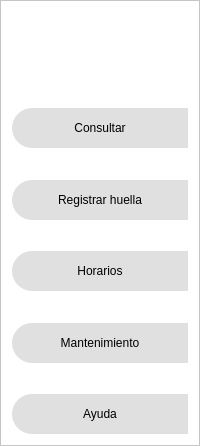
           <widget class="QFrame" name="FR_MenuD">
            <property name="minimumSize">
             <size>
              <width>200</width>
              <height>0</height>
             </size>
            </property>
            <property name="maximumSize">
             <size>
              <width>0</width>
              <height>16777215</height>
             </size>
            </property>
            <property name="styleSheet">
             <string notr="true">QFrame
{
	background-color: rgb(255,255,255);
}

QPushButton

{
	background-color: #e0e0e0 ;
	border-top-left-radius:20px;
	border-bottom-left-radius:20px;
	color:rgb(0,0,0);
	font:77 12pt &quot;Calibri&quot;;
}

QPushButton:hover

{
	background-color:rgb(61,61,61) ;
	border-top-left-radius:20px;
	border-bottom-left-radius:20px;
	color:rgb(255,255,255);
	font:77 12pt &quot;Calibri&quot;;
	
}</string>
            </property>
            <property name="frameShape">
             <enum>QFrame::StyledPanel</enum>
            </property>
            <property name="frameShadow">
             <enum>QFrame::Raised</enum>
            </property>
            <layout class="QVBoxLayout" name="verticalLayout_3">
             <item>
              <spacer name="verticalSpacer_8">
               <property name="orientation">
                <enum>Qt::Vertical</enum>
               </property>
               <property name="sizeHint" stdset="0">
                <size>
                 <width>20</width>
                 <height>25</height>
                </size>
               </property>
              </spacer>
             </item>
             <item>
              <layout class="QHBoxLayout" name="horizontalLayout_15">
               <item>
                <spacer name="horizontalSpacer_12">
                 <property name="orientation">
                  <enum>Qt::Horizontal</enum>
                 </property>
                 <property name="sizeHint" stdset="0">
                  <size>
                   <width>40</width>
                   <height>20</height>
                  </size>
                 </property>
                </spacer>
               </item>
               <item>
                <widget class="QPushButton" name="pushButton">
                 <property name="minimumSize">
                  <size>
                   <width>40</width>
                   <height>40</height>
                  </size>
                 </property>
                 <property name="layoutDirection">
                  <enum>Qt::LeftToRight</enum>
                 </property>
                 <property name="styleSheet">
                  <string notr="true">background-color: rgb(255,255,255);</string>
                 </property>
                 <property name="text">
                  <string/>
                 </property>
                 <property name="icon">
                  <iconset>
                   <normaloff>recursos/logo.png</normaloff>recursos/logo.png</iconset>
                 </property>
                 <property name="iconSize">
                  <size>
                   <width>140</width>
                   <height>80</height>
                  </size>
                 </property>
                </widget>
               </item>
               <item>
                <spacer name="horizontalSpacer_11">
                 <property name="orientation">
                  <enum>Qt::Horizontal</enum>
                 </property>
                 <property name="sizeHint" stdset="0">
                  <size>
                   <width>25</width>
                   <height>20</height>
                  </size>
                 </property>
                </spacer>
               </item>
              </layout>
             </item>
             <item>
              <spacer name="verticalSpacer_3">
               <property name="orientation">
                <enum>Qt::Vertical</enum>
               </property>
               <property name="sizeHint" stdset="0">
                <size>
                 <width>20</width>
                 <height>25</height>
                </size>
               </property>
              </spacer>
             </item>
             <item>
              <widget class="QPushButton" name="Btn_Verificar">
               <property name="minimumSize">
                <size>
                 <width>0</width>
                 <height>40</height>
                </size>
               </property>
               <property name="layoutDirection">
                <enum>Qt::LeftToRight</enum>
               </property>
               <property name="text">
                <string>Consultar</string>
               </property>
               <property name="icon">
                <iconset>
                 <normaloff>recursos/Consultar.png</normaloff>recursos/Consultar.png</iconset>
               </property>
               <property name="iconSize">
                <size>
                 <width>35</width>
                 <height>35</height>
                </size>
               </property>
              </widget>
             </item>
             <item>
              <spacer name="verticalSpacer_4">
               <property name="orientation">
                <enum>Qt::Vertical</enum>
               </property>
               <property name="sizeHint" stdset="0">
                <size>
                 <width>20</width>
                 <height>26</height>
                </size>
               </property>
              </spacer>
             </item>
             <item>
              <widget class="QPushButton" name="Btn_Registrar">
               <property name="minimumSize">
                <size>
                 <width>0</width>
                 <height>40</height>
                </size>
               </property>
               <property name="layoutDirection">
                <enum>Qt::LeftToRight</enum>
               </property>
               <property name="text">
                <string>Registrar huella</string>
               </property>
               <property name="icon">
                <iconset>
                 <normaloff>recursos/editar.png</normaloff>recursos/editar.png</iconset>
               </property>
               <property name="iconSize">
                <size>
                 <width>35</width>
                 <height>35</height>
                </size>
               </property>
              </widget>
             </item>
             <item>
              <spacer name="verticalSpacer_5">
               <property name="orientation">
                <enum>Qt::Vertical</enum>
               </property>
               <property name="sizeHint" stdset="0">
                <size>
                 <width>20</width>
                 <height>25</height>
                </size>
               </property>
              </spacer>
             </item>
             <item>
              <widget class="QPushButton" name="Btn_Horario">
               <property name="minimumSize">
                <size>
                 <width>0</width>
                 <height>40</height>
                </size>
               </property>
               <property name="text">
                <string>Horarios</string>
               </property>
               <property name="icon">
                <iconset>
                 <normaloff>recursos/Horas.png</normaloff>recursos/Horas.png</iconset>
               </property>
               <property name="iconSize">
                <size>
                 <width>35</width>
                 <height>35</height>
                </size>
               </property>
              </widget>
             </item>
             <item>
              <spacer name="verticalSpacer_6">
               <property name="orientation">
                <enum>Qt::Vertical</enum>
               </property>
               <property name="sizeHint" stdset="0">
                <size>
                 <width>20</width>
                 <height>26</height>
                </size>
               </property>
              </spacer>
             </item>
             <item>
              <widget class="QPushButton" name="Btn_Ajustes">
               <property name="minimumSize">
                <size>
                 <width>0</width>
                 <height>40</height>
                </size>
               </property>
               <property name="text">
                <string>Mantenimiento</string>
               </property>
               <property name="icon">
                <iconset>
                 <normaloff>recursos/mantenimiento.png</normaloff>recursos/mantenimiento.png</iconset>
               </property>
               <property name="iconSize">
                <size>
                 <width>35</width>
                 <height>35</height>
                </size>
               </property>
              </widget>
             </item>
             <item>
              <spacer name="verticalSpacer_7">
               <property name="orientation">
                <enum>Qt::Vertical</enum>
               </property>
               <property name="sizeHint" stdset="0">
                <size>
                 <width>20</width>
                 <height>25</height>
                </size>
               </property>
              </spacer>
             </item>
             <item>
              <widget class="QPushButton" name="Btn_Ayuda">
               <property name="minimumSize">
                <size>
                 <width>0</width>
                 <height>40</height>
                </size>
               </property>
               <property name="text">
                <string>Ayuda</string>
               </property>
               <property name="icon">
                <iconset>
                 <normaloff>recursos/pregunta.png</normaloff>recursos/pregunta.png</iconset>
               </property>
               <property name="iconSize">
                <size>
                 <width>35</width>
                 <height>35</height>
                </size>
               </property>
              </widget>
             </item>
            </layout>
           </widget>
